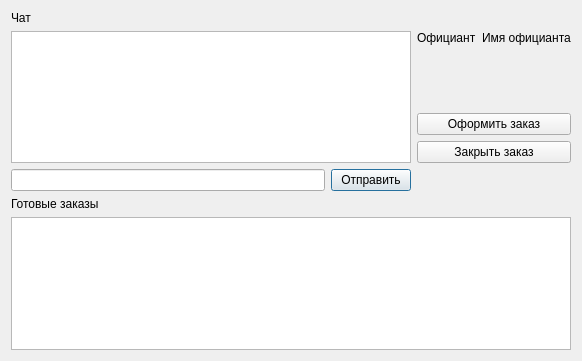
<?xml version="1.0" encoding="UTF-8"?>
<ui version="4.0">
 <class>waiter_window</class>
 <widget class="QDialog" name="waiter_window">
  <property name="geometry">
   <rect>
    <x>0</x>
    <y>0</y>
    <width>582</width>
    <height>361</height>
   </rect>
  </property>
  <property name="windowTitle">
   <string>Dialog</string>
  </property>
  <layout class="QGridLayout" name="gridLayout_2">
   <item row="0" column="0">
    <layout class="QGridLayout" name="gridLayout">
     <item row="4" column="0" colspan="2">
      <widget class="QTableView" name="rdOrders"/>
     </item>
     <item row="3" column="0">
      <widget class="QLabel" name="label">
       <property name="text">
        <string>Готовые заказы</string>
       </property>
      </widget>
     </item>
     <item row="1" column="0">
      <widget class="QTableView" name="chat">
       <property name="lineWidth">
        <number>0</number>
       </property>
       <property name="showGrid">
        <bool>false</bool>
       </property>
       <property name="wordWrap">
        <bool>false</bool>
       </property>
       <property name="cornerButtonEnabled">
        <bool>false</bool>
       </property>
       <attribute name="horizontalHeaderVisible">
        <bool>false</bool>
       </attribute>
       <attribute name="horizontalHeaderHighlightSections">
        <bool>false</bool>
       </attribute>
       <attribute name="verticalHeaderVisible">
        <bool>false</bool>
       </attribute>
       <attribute name="verticalHeaderHighlightSections">
        <bool>false</bool>
       </attribute>
      </widget>
     </item>
     <item row="2" column="0">
      <layout class="QHBoxLayout" name="horizontalLayout_2">
       <item>
        <widget class="QLineEdit" name="lineEdit"/>
       </item>
       <item>
        <widget class="QPushButton" name="chatSend">
         <property name="text">
          <string>Отправить</string>
         </property>
        </widget>
       </item>
      </layout>
     </item>
     <item row="1" column="1">
      <layout class="QVBoxLayout" name="verticalLayout_2">
       <item>
        <layout class="QHBoxLayout" name="horizontalLayout">
         <item>
          <widget class="QLabel" name="position">
           <property name="text">
            <string>Официант</string>
           </property>
          </widget>
         </item>
         <item>
          <widget class="QLabel" name="waiterName">
           <property name="text">
            <string>Имя официанта</string>
           </property>
          </widget>
         </item>
        </layout>
       </item>
       <item>
        <layout class="QVBoxLayout" name="verticalLayout">
         <item>
          <spacer name="verticalSpacer">
           <property name="orientation">
            <enum>Qt::Vertical</enum>
           </property>
           <property name="sizeHint" stdset="0">
            <size>
             <width>20</width>
             <height>40</height>
            </size>
           </property>
          </spacer>
         </item>
         <item>
          <widget class="QPushButton" name="takeOrder">
           <property name="text">
            <string>Оформить заказ</string>
           </property>
          </widget>
         </item>
         <item>
          <widget class="QPushButton" name="closeOrder">
           <property name="text">
            <string>Закрыть заказ</string>
           </property>
          </widget>
         </item>
        </layout>
       </item>
      </layout>
     </item>
     <item row="0" column="0">
      <widget class="QLabel" name="label_2">
       <property name="text">
        <string>Чат</string>
       </property>
      </widget>
     </item>
    </layout>
   </item>
  </layout>
 </widget>
 <resources/>
 <connections/>
</ui>
